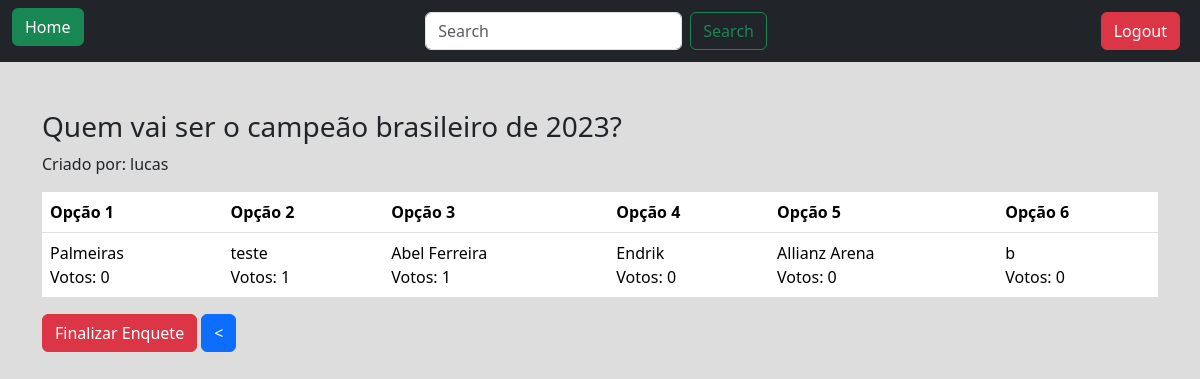
Before: /detalhe-enquete/13/ (signed in) with the older database file.
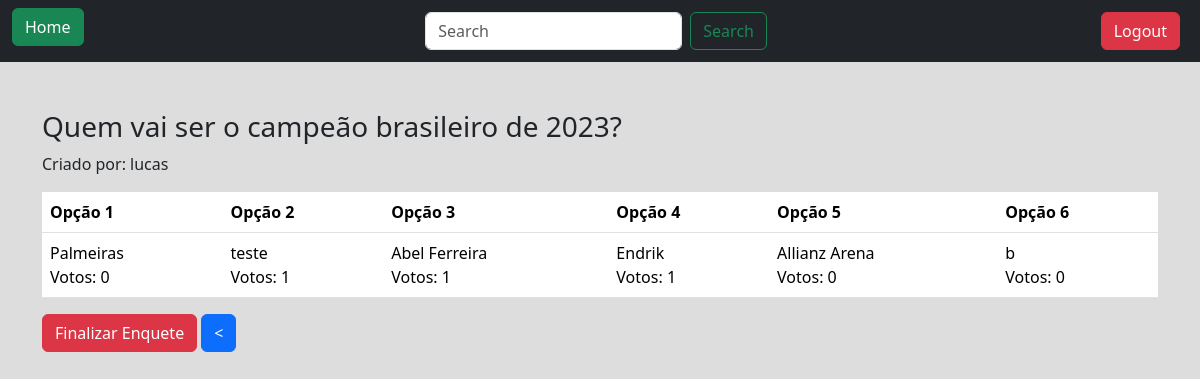
After: the same page with the newer database file.
### forms/models.py (models this page shows)
class Enquete(models.Model):
    pergunta = models.CharField(max_length=255)
    opcao1 = models.CharField(max_length=255)
    opcao2 = models.CharField(max_length=255)
    opcao3 = models.CharField(max_length=255)
    opcao4 = models.CharField(max_length=255)
    opcao5 = models.CharField(max_length=255)
    opcao6 = models.CharField(max_length=255)
    opcao1_resultado = models.IntegerField(default=0)
    opcao2_resultado = models.IntegerField(default=0)
    opcao3_resultado = models.IntegerField(default=0)
    opcao4_resultado = models.IntegerField(default=0)
    opcao5_resultado = models.IntegerField(default=0)
    opcao6_resultado = models.IntegerField(default=0)
    criador = models.ForeignKey(User, blank=False, on_delete=models.CASCADE)
    finalizado = models.BooleanField(default=True)

### forms/views.py (the view)
# urls.py: path('detalhe-enquete/<int:id>/', views.detalhe, name='detalhe-enquete'),
def detalhe(request, id):
    enquete = Enquete.objects.get(id=id)
    return render(request, "pages/detalhe_enquete.html", {"enquete": enquete})

### forms/templates/pages/detalhe_enquete.html (shortened to what this page needs)
<!DOCTYPE html>
<html lang="en">
  <head>
    <link
      rel="stylesheet"
      href="https://cdn.jsdelivr.net/npm/bootstrap@5.3.2/dist/css/bootstrap.min.css"
    />
  </head>
  <body style="background-color: #ddd">
    <nav class="navbar navbar-expand-lg bg-dark">
      <div class="container-fluid">
        <div class="d-flex">
          <h5>
            <a class="btn btn-success me-2" href="{% url 'home' %}">Home</a>
          </h5>
        </div>
        <form class="d-flex" role="search" action="{% url 'buscar-enquete' %}">
          <input
            class="form-control me-2"
            type="search"
            placeholder="Search"
            aria-label="Search"
            name="q"
          />
          <button class="btn btn-outline-success" type="submit">Search</button>
        </form>
        <div class="d-flex">
          {% if request.user.is_authenticated %}
          <a class="btn btn-danger me-2" href="{% url 'logout' %}">Logout</a>
          {% else %}
          <a class="btn btn-success me-2" href="{% url 'login' %}">Login</a>
          {% endif %}
        </div>
      </div>
    </nav>
    <div class="container m-7 mt-5">
      <form method="post" action="{% url 'opcoes' enquete.id %}">
        {% if enquete.criador == request.user %}
        <table class="table">
          <h3>{{ enquete.pergunta }}</h3>
          <p>Criado por: {{ enquete.criador }}</p>
          <thead>
            <tr>
              <th scope="col">Opção 1</th>
              <th scope="col">Opção 2</th>
              <th scope="col">Opção 3</th>
              <th scope="col">Opção 4</th>
              <th scope="col">Opção 5</th>
              <th scope="col">Opção 6</th>
            </tr>
          </thead>
          <tbody>
            <tr>
              <td>
                <label>
                  {{ enquete.opcao1 }}
                  <br>
                  Votos: {{ enquete.opcao1_resultado }}
                </label>
              </td>
              <td>
                <label>
                  {{ enquete.opcao2 }}
                  <br>
                  Votos: {{ enquete.opcao2_resultado }}
                </label>
              </td>
              <td>
                <label>
                  {{ enquete.opcao3 }}
                  <br>
                  Votos: {{ enquete.opcao3_resultado }}
                </label>
              </td>
              <td>
                <label>
                  {{ enquete.opcao4 }}
                  <br>
                  Votos: {{ enquete.opcao4_resultado }}
                </label>
              </td>
              <td>
                <label>
                  {{ enquete.opcao5 }}
                  <br>
                  Votos: {{ enquete.opcao5_resultado }}
                </label>
              </td>
              <td>
                <label>
                  {{ enquete.opcao6 }}
                  <br>
                  Votos: {{ enquete.opcao6_resultado }}
                </label>
              </td>
            </tr>
          </tbody>
        </table>
        {% endif %}
        {% if enquete.criador == request.user %}
        <a
          class="btn btn-danger"
          href="{% url 'finalizar-enquete' enquete.id %}"
          role="button"
          >Finalizar Enquete</a
        >
        {% else %}
        <button type="submit" class="btn btn-primary">Votar</button>
        {% endif %}
        <button
          type="button"
          class="btn btn-primary"
          onclick="history.back(), preventDefault()"
        >
          <
        </button>
      </form>
    </div>
  </body>
</html>

Changed rows visible on the page:
changed Enquete "Palmeiras": opcao4_resultado "0" → "1"
